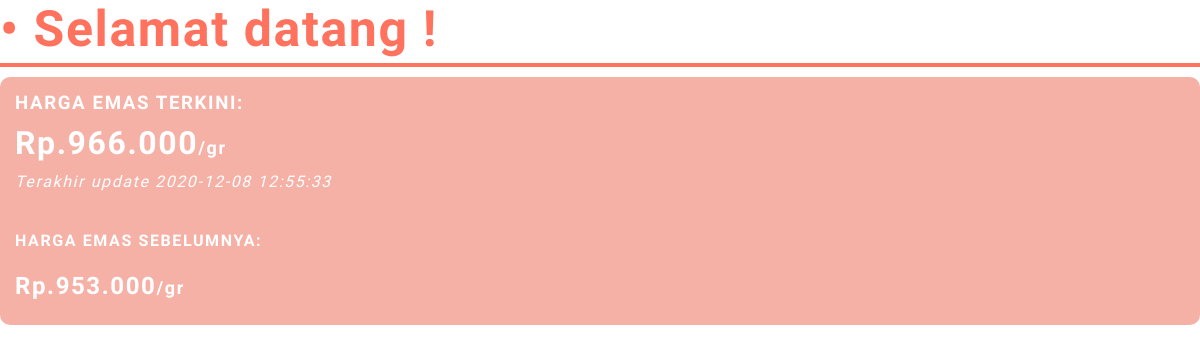
The page /page/beranda.php on the database as committed earlier.
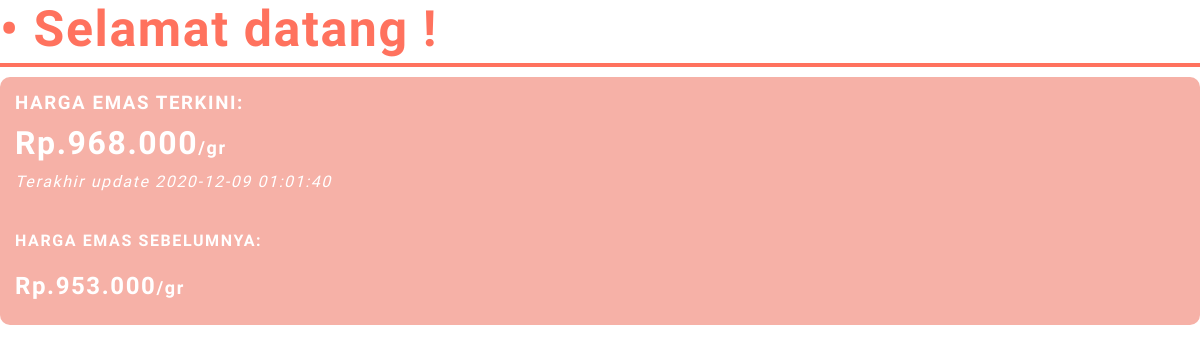
The same page on the database as committed later.
### tables this page shows
CREATE TABLE `riwayat_harga` (
  `id` int(11) NOT NULL,
  `harga` int(255) NOT NULL,
  `waktu` timestamp NOT NULL DEFAULT CURRENT_TIMESTAMP ON UPDATE CURRENT_TIMESTAMP
);

### page/beranda.php (the view, shortened to what this page needs)
<?php
include '../lib/koneksi.php';
?>
<link href="../css/page.css" rel="stylesheet"/>
<h1 class="page-title">• Selamat datang <?= $_SESSION['namadepan']; ?>!</h1>
<div class="widget">
<h3>HARGA EMAS TERKINI:</h3>
<?php
$data = $con->query("SELECT * from riwayat_harga ORDER BY waktu DESC limit 1")->fetch_assoc();
echo "<h1>Rp.".number_format($data['harga'], 0, '.', '.')."<font size=4>/gr</font></h1>";
echo "<i>Terakhir update ".$data['waktu']."</i>";
?>
<br/><br/>
<h4>HARGA EMAS SEBELUMNYA:</h4>
<?php
$data2 = $con->query("select * from (select * from riwayat_harga order by id desc limit 2) riwayat_harga order by id limit 1")->fetch_assoc();
echo "<h2>Rp.".number_format($data2['harga'], 0, '.', '.')."<font size=4>/gr</font></h2>";
?>
</div><br/>

Rows that differ between the two databases and show on the page:
no longer on this page (row unchanged): riwayat_harga: harga "966.000", waktu "2020-12-08 12:55:33"
added riwayat_harga: harga "968.000", waktu "2020-12-09 01:01:40"
